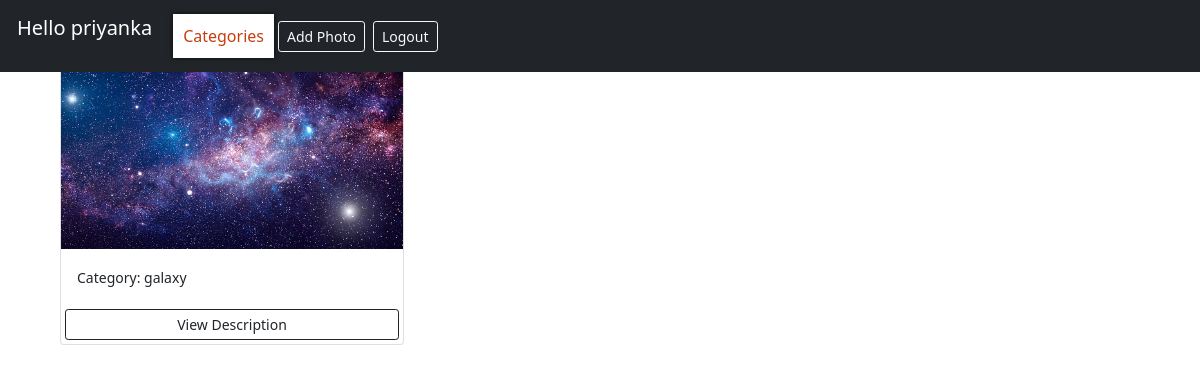
The page /?category=galaxy (signed in) on the database its author committed.
### photos/models.py (models this page shows, shortened)
class Photo(models.Model):
    class Meta:
        verbose_name = 'Photo'
        verbose_name_plural = 'Photos'
    category = models.ForeignKey(
        Category, on_delete=models.SET_NULL, null=True, blank=True)
    image = models.ImageField(null=False, blank=False)
    description = models.TextField()

class Category(models.Model):
    class Meta:
        verbose_name = 'Category'
        verbose_name_plural = 'Categories'
    user = models.ForeignKey(
        User, on_delete=models.SET_NULL, null=True, blank=True)
    name = models.CharField(max_length=100, null=False, blank=False)

### photos/views.py (the view)
# urls.py: path('', views.gallery, name='gallery'),
@login_required(login_url='login')
def gallery(request):
    user = request.user
    category = request.GET.get('category')
    if category == None:
        photos = Photo.objects.filter(category__user=user)
    else:
        photos = Photo.objects.filter(
            category__name=category, category__user=user)
    categories = Category.objects.filter(user=user)
    context = {'categories': categories, 'photos': photos}
    return render(request, 'photos/gallery.html', context)

### photos/templates/photos/gallery.html (shortened to what this page needs)
<!DOCTYPE html>
<html lang="en">
<head>
    <link href="https://cdn.jsdelivr.net/npm/bootstrap@5.0.0-beta1/dist/css/bootstrap.min.css" rel="stylesheet"
>
</head>
<body class="m-5">
    <nav class="navbar navbar-expand-lg fixed-top  navbar-dark bg-dark">
        <div class="container-fluid">
          <a class="navbar-brand " >
               {% if request.user.is_authenticated %}
            <p>Hello {{request.user}}</p>
            {% endif %}</a>
 <div class="collapse navbar-collapse navbar-dark bg-dark" id="navbarNavDropdown">
            <ul class="navbar-nav ">
              <li class="nav-item dropdown">
                <div class="dd">
                    <div class="dd-a"><span>Categories</span></div>
                  </div>
              </li>
            </ul>
            <a href="{% url 'add' %}" class="btn btn-outline-light btn-block btn-sm m-1">Add Photo</a>
            <a href="{% url 'logout' %}" class="btn btn-outline-light btn-block btn-sm m-1">Logout</a>
          </div>
        </div>
    </nav>
    <div class="container">
        <div class="row">
            <div class="col-md-12">
                <div class="row">
                    {% for photo in photos %}
                    <div class="col-md-4">
                        <div class="card my-xxl-5">
                            <img class="image-thumbail" src="{{photo.image.url}}" alt="Card image cap">
                            <div class="card-body">
                                <small>Category: {{photo.category.name}}</small>
                            </div>
                            <a href="{% url 'photo' photo.id %}" class="btn btn-outline-dark btn-sm m-1">View Description</a>
                        </div>
                    </div>
                    {% empty %}
                    <h3>No photos...</h3>
                    {% endfor %}
                </div>
            </div>
        </div>
    </div>
</body>
</html>

### photos/templates/photos/gallery.html (style rules this page uses)
.image-thumbail { height: 200px; object-fit: cover; }
.dd { z-index:1; position:relative; display: inline-block; }
.dd-a { padding:10px; background:white; position:relative; -webkit-box-shadow: 0px 0px 5px 0px rgba(0,0,0,0.75); -moz-box-shadow: 0px 0px 5px 0px rgba(0,0,0,0.75); box-shadow: 0px 0px 5px 0px rgba(0,0,0,0.75); transition-duration: 0.2s; -webkit-transition-duration: 0.2s; }
.dd-a span { color:#C63D0F; }
a { display:block; position:relative; text-decoration: none; padding:5px; color:#C63D0F; }

### rows shown on the page
Photo: image (picture), category.name "galaxy"

### other values the page prints
{{ request.user }} "priyanka"
